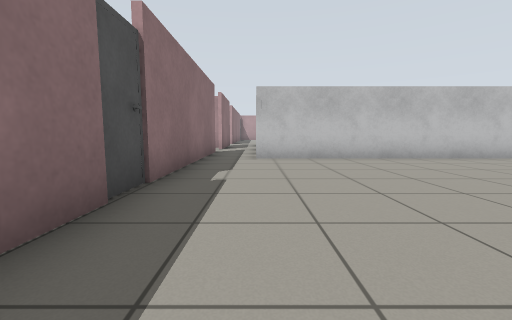
[1] (above)

16 first-person views from a walk through a world built for the Gazebo simulator. The camera is 0.72 m above the floor, tilts 6° down and sees 90° across. The floor is counted in squares, 1 m on a side. Each view is taken from the middle of a square. On the plan, view 1 faces up. The plan holds only what a view shows up to about 9 squares ahead; the rest is blank. The place goes on beyond the plan. Surface patterns are stand-ins for the level's own textures.

[2]
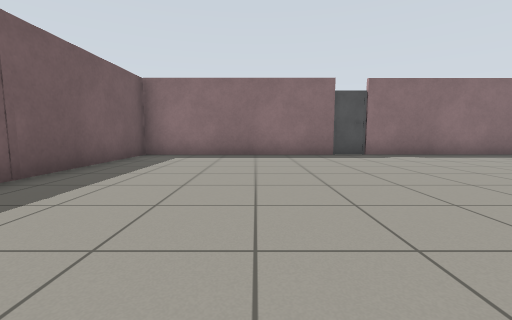

[3]
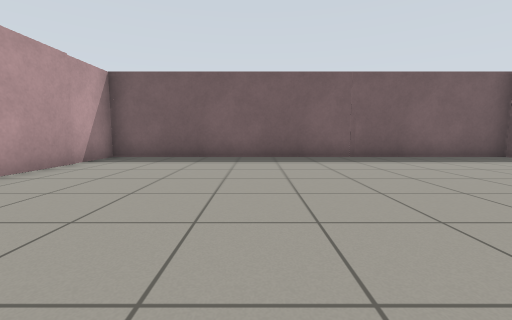

[4]
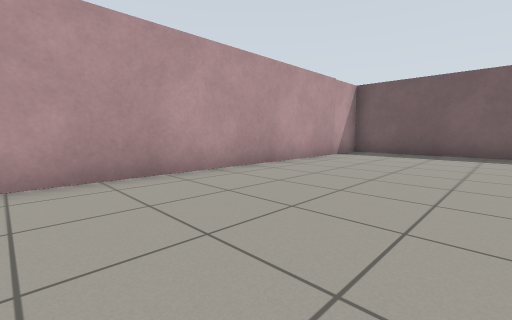

[5]
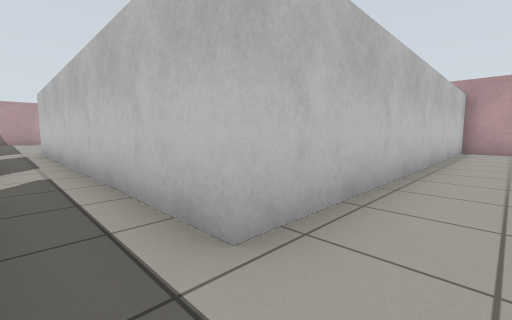

[6]
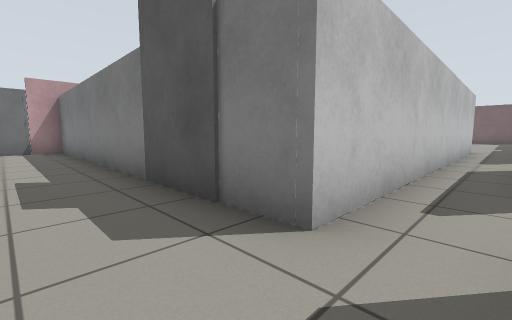

[7]
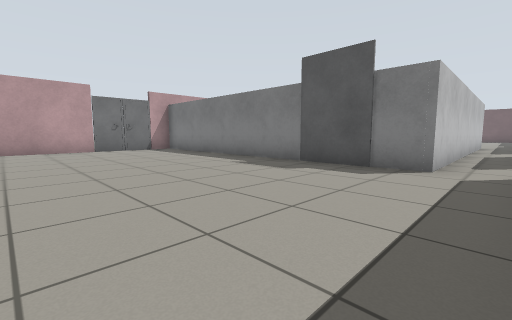

[8]
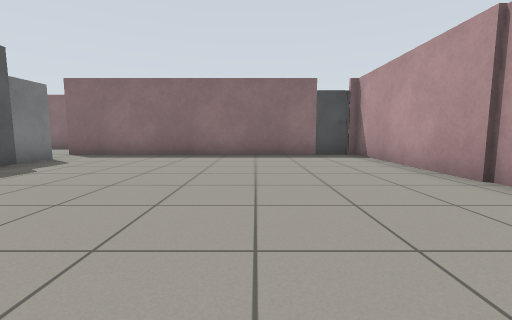

[9]
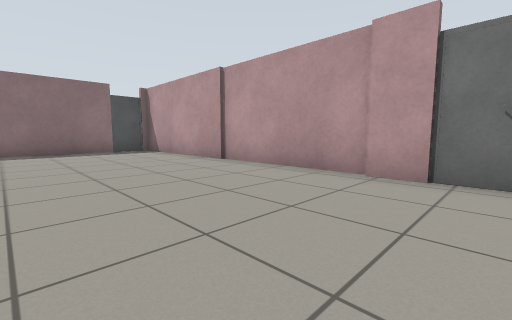

[10]
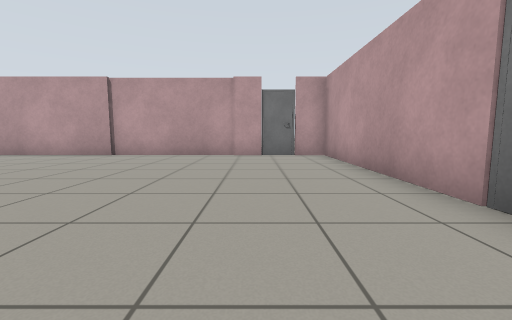

[11]
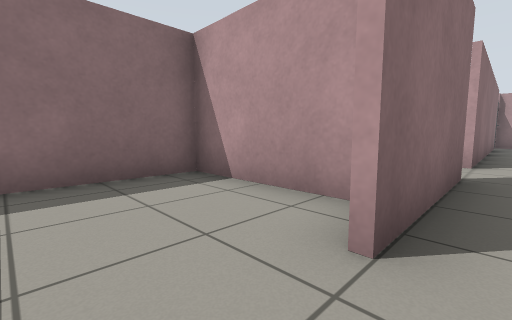

[12]
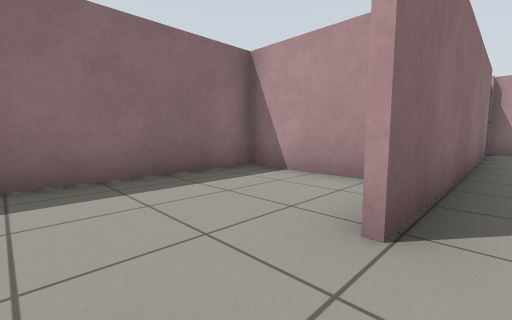

[13]
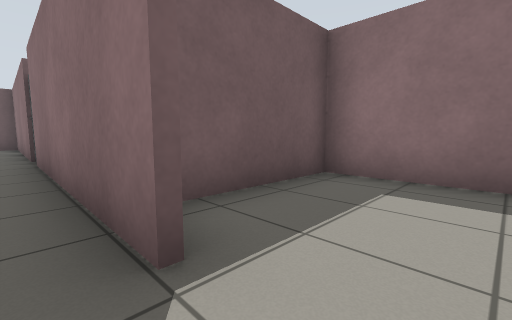

[14]
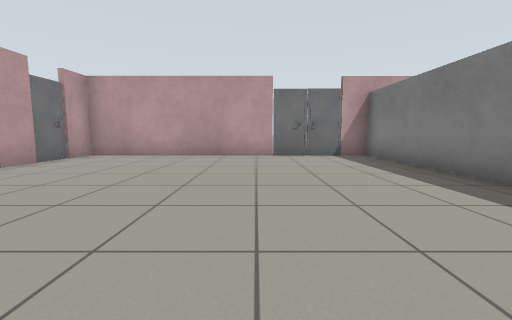

[15]
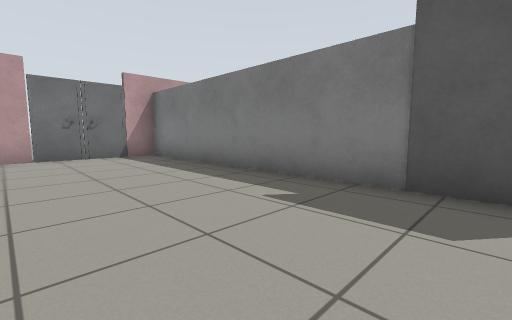

[16]
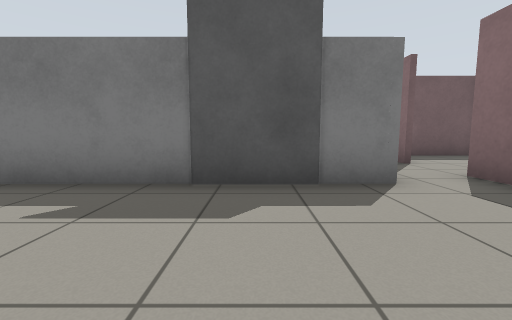

### Floor plan
Ten units are one square. View 1 is at (0, 0); x grows to the right and y downward. Boxes are objects, and circles mark ways between rooms. Rooms are numbered by the first view taken in them; rooms with no view inside come last. Other rooms are left out.
<svg viewBox="-57 -270 167 312">
<path fill="none" stroke="#000" d="M-15 -26 -15 37 102 37 102 -72 0 -72 0 -174M-15 -98 -15 -36M-15 -150 -15 -114M-15 -176 -15 -166M29 -174 102 -174 102 -181M102 -204 102 -264 92 -264M0 -174 11 -174M82 -264 -15 -264M-15 -251 -15 -176M-50 -128 -30 -128M-19 -190 -52 -190 -52 -149M-21 -126 -52 -126 -52 -86 -22 -86"/>
<rect x="-25" y="-35" width="10" height="10" fill="#bbb"><title>door leaf</title></rect>
<rect x="-25" y="-265" width="10" height="10" fill="#bbb"><title>door leaf</title></rect>
<rect x="15" y="-175" width="10" height="10" fill="#bbb"><title>grey box</title></rect>
<rect x="85" y="-265" width="10" height="10" fill="#bbb"><title>door leaf</title></rect>
<rect x="95" y="-195" width="10" height="10" fill="#bbb"><title>door leaf</title></rect>
<rect x="95" y="-205" width="10" height="10" fill="#bbb"><title>door leaf</title></rect>
<circle cx="-10" cy="-170" r="3" fill="#2a7"/>
<circle cx="-20" cy="-155" r="3" fill="#2a7"/>
<circle cx="-20" cy="-105" r="3" fill="#2a7"/>
<text x="40" y="-30">1</text>
<text x="50" y="-210">2</text>
<text x="-40" y="-160">3</text>
<text x="-40" y="-110">4</text>
</svg>
Room 1 opens to room 2. Room 1 opens to room 3. Room 1 opens to room 4.

Where each view was taken, in squares from view 1:
view 1: 0 up, 0 right, facing up
view 2: 0 up, 7 right, facing left
view 3: 4 up, 6 right, facing down
view 4: 6 up, 6 right, facing down-right
view 5: 6 up, 1 left, facing up-right
view 6: 19 up, 1 left, facing down-right
view 7: 23 up, 1 left, facing down-right
view 8: 23 up, 7 right, facing left
view 9: 22 up, 9 right, facing up-left
view 10: 18 up, 8 right, facing up
view 11: 10 up, 1 left, facing up-left
view 12: 15 up, 1 left, facing up-left
view 13: 11 up, 1 left, facing down-left
view 14: 21 up, 2 right, facing right
view 15: 21 up, 2 right, facing down-right
view 16: 21 up, 2 right, facing down
